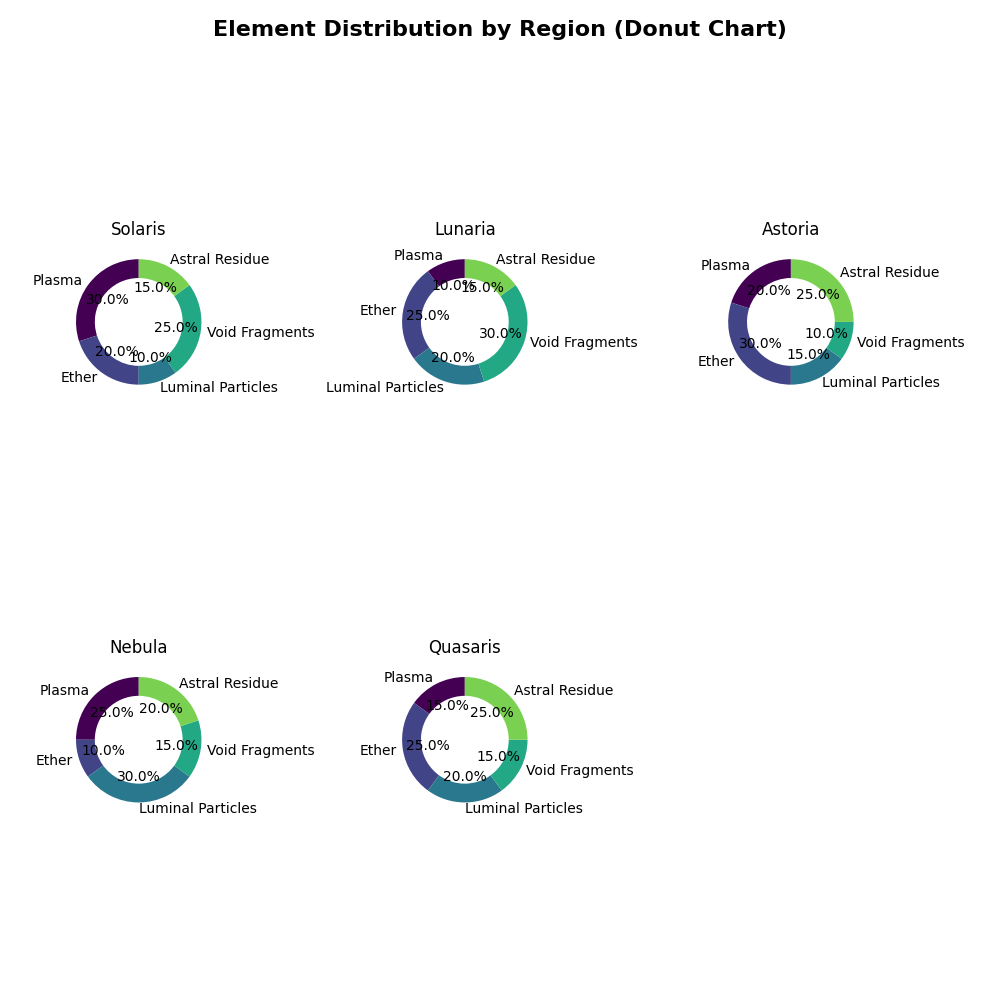

Here is the Python script that generated this plot:
import matplotlib.pyplot as plt
import numpy as np

# Data
regions = ['Solaris', 'Lunaria', 'Astoria', 'Nebula', 'Quasaris']
elements_found = ['Plasma', 'Ether', 'Luminal Particles', 'Void Fragments', 'Astral Residue']
element_distributions = [
    [30, 20, 10, 25, 15],  # Solaris
    [10, 25, 20, 30, 15],  # Lunaria
    [20, 30, 15, 10, 25],  # Astoria
    [25, 10, 30, 15, 20],  # Nebula
    [15, 25, 20, 15, 25],  # Quasaris
]

# Create a figure with subplots for each region
fig, ax = plt.subplots(figsize=(10, 10), nrows=2, ncols=3)
ax = ax.flatten()

# Plot each region's element distribution as a donut chart
for idx, region in enumerate(regions):
    wedges, texts, autotexts = ax[idx].pie(
        element_distributions[idx],
        labels=elements_found,
        autopct='%1.1f%%',
        startangle=90,
        colors=[plt.cm.viridis(i / len(elements_found)) for i in range(len(elements_found))],
        wedgeprops=dict(width=0.3)
    )
    ax[idx].set_title(region)

# Remove axis for any unused subplot
for a in ax[len(regions):]:
    a.remove()

# Set the title for the entire figure
fig.suptitle("Element Distribution by Region (Donut Chart)", fontsize=16, weight='bold')

# Adjust layout
plt.tight_layout(pad=3.0)

# Show plot
plt.show()
